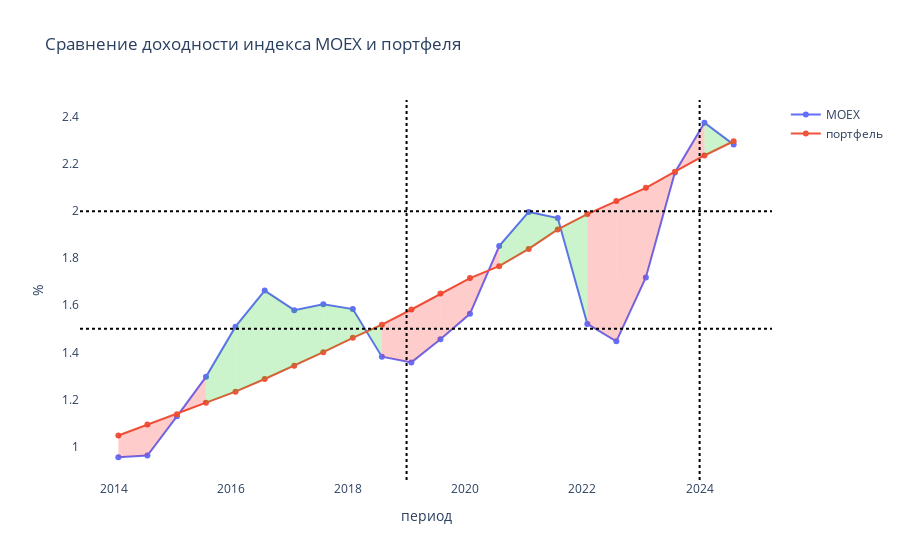

Notebook code cell kept with this figure:
### Code cell
def cumulative_log_return(df: pd.DataFrame) -> pd.DataFrame:
    log_returns = np.log(df / df.shift(1))  # Логарифмическая доходность
    cumulative_log_returns = log_returns.cumsum()  # Кумулятивная логарифмическая доходность
    return cumulative_log_returns

moex = pd.read_csv('data/stoks_data/MOEX.csv', usecols=["TRADEDATE", "OPEN"], parse_dates=["TRADEDATE"])
moex = moex.set_index("TRADEDATE")
moex = moex[moex.index >= '2014-01-01 00:00:00']
moex = moex[moex.index < '2025-01-01 00:00:00']
periods = generate_half_year_dates(moex)
moex['income'] = cumulative_log_return(moex['OPEN'])

income = []
for per in periods:
    stop = per + pd.DateOffset(months=6)
    period_data = moex[(moex.index >= per) & (moex.index < stop)].copy()
    # print(per,  period_data['income'].mean())
    income.append(1+period_data['income'].mean())

sub = data_portfel
sub['fact_proc'] = 1 + sub["fact_income"]/200
sub["fact_cum_proc"] = sub["fact_proc"].cumprod()
sub["fact_cum_percent"] = (sub["fact_proc"].cumprod() - 1) * 100

fig = go.Figure()
fig.add_trace(go.Scatter(y=income, x=periods, mode="lines+markers", name="MOEX"))
fig.add_trace(go.Scatter(y=sub["fact_cum_proc"], x=sub["period"], mode="lines+markers", name="портфель"))
fig.add_hline(y=1.5, line_color='black', line_width=2, line_dash='dot')
fig.add_hline(y=2, line_color='black', line_width=2, line_dash='dot')
fig.add_vline(x='2019-01-01', line_color='black', line_width=2, line_dash='dot')
fig.add_vline(x='2024-01-01', line_color='black', line_width=2, line_dash='dot')
for i in range(len(sub) - 1):
    x0 = sub["period"].iloc[i]
    x1 = sub["period"].iloc[i + 1]

    y0_fut = sub["fact_cum_proc"].iloc[i]
    y1_fut = sub["fact_cum_proc"].iloc[i + 1]

    y0_fact = income[i]
    y1_fact = income[i + 1]

    x_fill = [x0, x1, x1, x0]
    y_fill = [y0_fut, y1_fut, y1_fact, y0_fact]

    color = "rgba(255, 0, 0, 0.2)" if y0_fut > y0_fact else "rgba(0, 200, 0, 0.2)"

    fig.add_trace(go.Scatter(
        x=x_fill,
        y=y_fill,
        fill="toself",
        mode="lines",
        line=dict(width=0),
        fillcolor=color,
        showlegend=False
    ))
fig.update_layout(
        title="Сравнение прогнозируемой и фактическоой доходностей",
        xaxis_title="период",
        yaxis_title="%",
        plot_bgcolor="white",
        xaxis=dict(showgrid=True),
        yaxis=dict(showgrid=True),
    )
fig.update_layout(
        title="Сравнение доходности индекса MOEX и портфеля",
        xaxis_title="период",
        yaxis_title="%",
        plot_bgcolor="white",
        xaxis=dict(showgrid=True),
        yaxis=dict(showgrid=True),
    )
fig.show()

### Figure 1 — Plotly figure (JSON) as saved in the notebook; plotly's stock layout.template omitted (floating-point values rounded to 4 significant figures)
{"data": [{"mode": "lines+markers", "name": "MOEX", "type": "scatter", "x": ["2014-01-31T00:00:00", "2014-07-31T00:00:00", "2015-01-31T00:00:00", "2015-07-31T00:00:00", "2016-01-31T00:00:00", "2016-07-31T00:00:00", "2017-01-31T00:00:00", "2017-07-31T00:00:00", "2018-01-31T00:00:00", "2018-07-31T00:00:00", "2019-01-31T00:00:00", "2019-07-31T00:00:00", "2020-01-31T00:00:00", "2020-07-31T00:00:00", "2021-01-31T00:00:00", "2021-07-31T00:00:00", "2022-01-31T00:00:00", "2022-07-31T00:00:00", "2023-01-31T00:00:00", "2023-07-31T00:00:00", "2024-01-31T00:00:00", "2024-07-31T00:00:00"], "y": [0.9543, 0.9615, 1.128, 1.296, 1.509, 1.662, 1.579, 1.605, 1.584, 1.382, 1.357, 1.456, 1.564, 1.851, 1.997, 1.971, 1.521, 1.447, 1.718, 2.165, 2.376, 2.283]}, {"mode": "lines+markers", "name": "портфель", "type": "scatter", "x": ["2014-01-31", "2014-07-31", "2015-01-31", "2015-07-31", "2016-01-31", "2016-07-31", "2017-01-31", "2017-07-31", "2018-01-31", "2018-07-31", "2019-01-31", "2019-07-31", "2020-01-31", "2020-07-31", "2021-01-31", "2021-07-31", "2022-01-31", "2022-07-31", "2023-01-31", "2023-07-31", "2024-01-31", "2024-07-31"], "y": [1.047, 1.093, 1.137, 1.186, 1.233, 1.287, 1.343, 1.401, 1.462, 1.518, 1.582, 1.65, 1.716, 1.766, 1.84, 1.923, 1.987, 2.043, 2.099, 2.168, 2.236, 2.297]}, {"fill": "toself", "fillcolor": "rgba(255, 0, 0, 0.2)", "line": {"width": 0}, "mode": "lines", "showlegend": false, "type": "scatter", "x": ["2014-01-31", "2014-07-31", "2014-07-31", "2014-01-31"], "y": [1.047, 1.093, 0.9615, 0.9543]}, {"fill": "toself", "fillcolor": "rgba(255, 0, 0, 0.2)", "line": {"width": 0}, "mode": "lines", "showlegend": false, "type": "scatter", "x": ["2014-07-31", "2015-01-31", "2015-01-31", "2014-07-31"], "y": [1.093, 1.137, 1.128, 0.9615]}, {"fill": "toself", "fillcolor": "rgba(255, 0, 0, 0.2)", "line": {"width": 0}, "mode": "lines", "showlegend": false, "type": "scatter", "x": ["2015-01-31", "2015-07-31", "2015-07-31", "2015-01-31"], "y": [1.137, 1.186, 1.296, 1.128]}, {"fill": "toself", "fillcolor": "rgba(0, 200, 0, 0.2)", "line": {"width": 0}, "mode": "lines", "showlegend": false, "type": "scatter", "x": ["2015-07-31", "2016-01-31", "2016-01-31", "2015-07-31"], "y": [1.186, 1.233, 1.509, 1.296]}, {"fill": "toself", "fillcolor": "rgba(0, 200, 0, 0.2)", "line": {"width": 0}, "mode": "lines", "showlegend": false, "type": "scatter", "x": ["2016-01-31", "2016-07-31", "2016-07-31", "2016-01-31"], "y": [1.233, 1.287, 1.662, 1.509]}, {"fill": "toself", "fillcolor": "rgba(0, 200, 0, 0.2)", "line": {"width": 0}, "mode": "lines", "showlegend": false, "type": "scatter", "x": ["2016-07-31", "2017-01-31", "2017-01-31", "2016-07-31"], "y": [1.287, 1.343, 1.579, 1.662]}, {"fill": "toself", "fillcolor": "rgba(0, 200, 0, 0.2)", "line": {"width": 0}, "mode": "lines", "showlegend": false, "type": "scatter", "x": ["2017-01-31", "2017-07-31", "2017-07-31", "2017-01-31"], "y": [1.343, 1.401, 1.605, 1.579]}, {"fill": "toself", "fillcolor": "rgba(0, 200, 0, 0.2)", "line": {"width": 0}, "mode": "lines", "showlegend": false, "type": "scatter", "x": ["2017-07-31", "2018-01-31", "2018-01-31", "2017-07-31"], "y": [1.401, 1.462, 1.584, 1.605]}, {"fill": "toself", "fillcolor": "rgba(0, 200, 0, 0.2)", "line": {"width": 0}, "mode": "lines", "showlegend": false, "type": "scatter", "x": ["2018-01-31", "2018-07-31", "2018-07-31", "2018-01-31"], "y": [1.462, 1.518, 1.382, 1.584]}, {"fill": "toself", "fillcolor": "rgba(255, 0, 0, 0.2)", "line": {"width": 0}, "mode": "lines", "showlegend": false, "type": "scatter", "x": ["2018-07-31", "2019-01-31", "2019-01-31", "2018-07-31"], "y": [1.518, 1.582, 1.357, 1.382]}, {"fill": "toself", "fillcolor": "rgba(255, 0, 0, 0.2)", "line": {"width": 0}, "mode": "lines", "showlegend": false, "type": "scatter", "x": ["2019-01-31", "2019-07-31", "2019-07-31", "2019-01-31"], "y": [1.582, 1.65, 1.456, 1.357]}, {"fill": "toself", "fillcolor": "rgba(255, 0, 0, 0.2)", "line": {"width": 0}, "mode": "lines", "showlegend": false, "type": "scatter", "x": ["2019-07-31", "2020-01-31", "2020-01-31", "2019-07-31"], "y": [1.65, 1.716, 1.564, 1.456]}, {"fill": "toself", "fillcolor": "rgba(255, 0, 0, 0.2)", "line": {"width": 0}, "mode": "lines", "showlegend": false, "type": "scatter", "x": ["2020-01-31", "2020-07-31", "2020-07-31", "2020-01-31"], "y": [1.716, 1.766, 1.851, 1.564]}, {"fill": "toself", "fillcolor": "rgba(0, 200, 0, 0.2)", "line": {"width": 0}, "mode": "lines", "showlegend": false, "type": "scatter", "x": ["2020-07-31", "2021-01-31", "2021-01-31", "2020-07-31"], "y": [1.766, 1.84, 1.997, 1.851]}, {"fill": "toself", "fillcolor": "rgba(0, 200, 0, 0.2)", "line": {"width": 0}, "mode": "lines", "showlegend": false, "type": "scatter", "x": ["2021-01-31", "2021-07-31", "2021-07-31", "2021-01-31"], "y": [1.84, 1.923, 1.971, 1.997]}, {"fill": "toself", "fillcolor": "rgba(0, 200, 0, 0.2)", "line": {"width": 0}, "mode": "lines", "showlegend": false, "type": "scatter", "x": ["2021-07-31", "2022-01-31", "2022-01-31", "2021-07-31"], "y": [1.923, 1.987, 1.521, 1.971]}, {"fill": "toself", "fillcolor": "rgba(255, 0, 0, 0.2)", "line": {"width": 0}, "mode": "lines", "showlegend": false, "type": "scatter", "x": ["2022-01-31", "2022-07-31", "2022-07-31", "2022-01-31"], "y": [1.987, 2.043, 1.447, 1.521]}, {"fill": "toself", "fillcolor": "rgba(255, 0, 0, 0.2)", "line": {"width": 0}, "mode": "lines", "showlegend": false, "type": "scatter", "x": ["2022-07-31", "2023-01-31", "2023-01-31", "2022-07-31"], "y": [2.043, 2.099, 1.718, 1.447]}, {"fill": "toself", "fillcolor": "rgba(255, 0, 0, 0.2)", "line": {"width": 0}, "mode": "lines", "showlegend": false, "type": "scatter", "x": ["2023-01-31", "2023-07-31", "2023-07-31", "2023-01-31"], "y": [2.099, 2.168, 2.165, 1.718]}, {"fill": "toself", "fillcolor": "rgba(255, 0, 0, 0.2)", "line": {"width": 0}, "mode": "lines", "showlegend": false, "type": "scatter", "x": ["2023-07-31", "2024-01-31", "2024-01-31", "2023-07-31"], "y": [2.168, 2.236, 2.376, 2.165]}, {"fill": "toself", "fillcolor": "rgba(0, 200, 0, 0.2)", "line": {"width": 0}, "mode": "lines", "showlegend": false, "type": "scatter", "x": ["2024-01-31", "2024-07-31", "2024-07-31", "2024-01-31"], "y": [2.236, 2.297, 2.283, 2.376]}], "layout": {"plot_bgcolor": "white", "shapes": [{"line": {"color": "black", "dash": "dot", "width": 2}, "type": "line", "x0": 0, "x1": 1, "xref": "x domain", "y0": 1.5, "y1": 1.5, "yref": "y"}, {"line": {"color": "black", "dash": "dot", "width": 2}, "type": "line", "x0": 0, "x1": 1, "xref": "x domain", "y0": 2, "y1": 2, "yref": "y"}, {"line": {"color": "black", "dash": "dot", "width": 2}, "type": "line", "x0": "2019-01-01", "x1": "2019-01-01", "xref": "x", "y0": 0, "y1": 1, "yref": "y domain"}, {"line": {"color": "black", "dash": "dot", "width": 2}, "type": "line", "x0": "2024-01-01", "x1": "2024-01-01", "xref": "x", "y0": 0, "y1": 1, "yref": "y domain"}], "title": {"text": "Сравнение доходности индекса MOEX и портфеля"}, "xaxis": {"showgrid": true, "title": {"text": "период"}}, "yaxis": {"showgrid": true, "title": {"text": "%"}}}}
